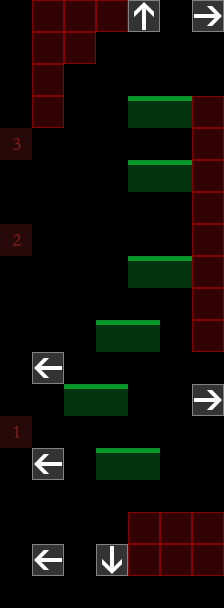

Rendered tile map (Tiled .tmx) drawn with the repository's tilesets; below, a short description and the full map source, tile grids included:
An orthogonal 7x19 tile map with 32x32 px tiles, 3 tile layers (ele_bg, collision, notation), 2 tilesets.

<map version="1.0" tiledversion="1.0.3" orientation="orthogonal" renderorder="left-down" width="7" height="19" tilewidth="32" tileheight="32" nextobjectid="1">
 <tileset firstgid="1" source="meta.tsx" />
 <tileset firstgid="257" source="ele_base.tsx" />
 <layer name="ele_bg" width="7" height="19">
  <data encoding="csv">
258,0,0,0,257,257,257,
258,0,0,0,257,257,257,
258,0,0,0,257,257,257,
258,257,257,257,0,0,0,
258,257,257,257,0,0,0,
258,257,257,257,0,0,0,
258,0,0,0,257,257,257,
258,0,0,0,257,257,257,
258,0,0,0,257,257,257,
258,257,257,257,0,0,0,
258,257,257,257,0,0,0,
258,257,257,257,0,0,0,
258,0,0,0,257,257,257,
258,0,0,0,257,257,257,
258,0,0,0,257,257,257,
258,257,257,257,0,0,0,
258,257,257,257,0,0,0,
258,257,257,257,0,0,0,
258,258,258,258,258,258,258
</data>
 </layer>
 <layer name="collision" width="7" height="19">
  <data encoding="csv">
0,1,1,1,0,0,0,
0,1,1,0,0,0,0,
0,1,0,0,0,0,0,
0,1,0,0,19,19,1,
0,0,0,0,0,0,1,
0,0,0,0,19,19,1,
0,0,0,0,0,0,1,
0,0,0,0,0,0,1,
0,0,0,0,19,19,1,
0,0,0,0,0,0,1,
0,0,0,19,19,0,1,
0,0,0,0,0,0,0,
0,0,19,19,0,0,0,
0,0,0,0,0,0,0,
0,0,0,19,19,0,0,
0,0,0,0,0,0,0,
0,0,0,0,1,1,1,
0,0,0,0,1,1,1,
0,0,0,0,0,0,0
</data>
 </layer>
 <layer name="notation" width="7" height="19">
  <data encoding="csv">
0,0,0,0,41,0,44,
0,0,0,0,0,0,0,
0,0,0,0,0,0,0,
0,0,0,0,0,0,0,
275,0,0,0,0,0,0,
0,0,0,0,0,0,0,
0,0,0,0,0,0,0,
274,0,0,0,0,0,0,
0,0,0,0,0,0,0,
0,0,0,0,0,0,0,
0,0,0,0,0,0,0,
0,43,0,0,0,0,0,
0,0,0,0,0,0,44,
273,0,0,0,0,0,0,
0,43,0,0,0,0,0,
0,0,0,0,0,0,0,
0,0,0,0,0,0,0,
0,43,0,42,0,0,0,
0,0,0,0,0,0,0
</data>
 </layer>
</map>
